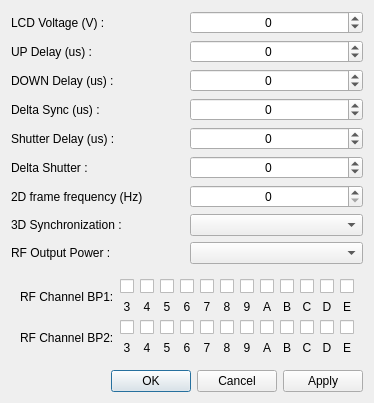
<?xml version="1.0" encoding="UTF-8"?>
<ui version="4.0">
 <class>Manager</class>
 <widget class="QDialog" name="Manager">
  <property name="windowModality">
   <enum>Qt::NonModal</enum>
  </property>
  <property name="geometry">
   <rect>
    <x>0</x>
    <y>0</y>
    <width>348</width>
    <height>390</height>
   </rect>
  </property>
  <property name="windowTitle">
   <string>Manager</string>
  </property>
  <layout class="QVBoxLayout" name="verticalLayout_4">
   <item>
    <layout class="QHBoxLayout" name="horizontalLayout">
     <item>
      <layout class="QVBoxLayout" name="verticalLayout_2">
       <item>
        <widget class="QLabel" name="label">
         <property name="maximumSize">
          <size>
           <width>16777215</width>
           <height>25</height>
          </size>
         </property>
         <property name="text">
          <string>LCD Voltage (V) :</string>
         </property>
        </widget>
       </item>
       <item>
        <widget class="QLabel" name="label_2">
         <property name="maximumSize">
          <size>
           <width>16777215</width>
           <height>25</height>
          </size>
         </property>
         <property name="text">
          <string>UP Delay (us) :</string>
         </property>
        </widget>
       </item>
       <item>
        <widget class="QLabel" name="label_3">
         <property name="maximumSize">
          <size>
           <width>16777215</width>
           <height>25</height>
          </size>
         </property>
         <property name="text">
          <string>DOWN Delay (us) :</string>
         </property>
        </widget>
       </item>
       <item>
        <widget class="QLabel" name="label_4">
         <property name="maximumSize">
          <size>
           <width>16777215</width>
           <height>25</height>
          </size>
         </property>
         <property name="text">
          <string>Delta Sync (us) :</string>
         </property>
        </widget>
       </item>
       <item>
        <widget class="QLabel" name="label_18">
         <property name="text">
          <string>Shutter Delay (us) :</string>
         </property>
        </widget>
       </item>
       <item>
        <widget class="QLabel" name="label_19">
         <property name="text">
          <string>Delta Shutter :</string>
         </property>
        </widget>
       </item>
       <item>
        <widget class="QLabel" name="label_21">
         <property name="text">
          <string>2D frame frequency (Hz)</string>
         </property>
        </widget>
       </item>
      </layout>
     </item>
     <item>
      <layout class="QVBoxLayout" name="verticalLayout">
       <item>
        <widget class="QSpinBox" name="Mng_LCDVolt_spinBox">
         <property name="alignment">
          <set>Qt::AlignCenter</set>
         </property>
         <property name="minimum">
          <number>-999999999</number>
         </property>
         <property name="maximum">
          <number>999999999</number>
         </property>
        </widget>
       </item>
       <item>
        <widget class="QSpinBox" name="Mng_UP_spinBox">
         <property name="alignment">
          <set>Qt::AlignCenter</set>
         </property>
         <property name="minimum">
          <number>-999999999</number>
         </property>
         <property name="maximum">
          <number>999999999</number>
         </property>
        </widget>
       </item>
       <item>
        <widget class="QSpinBox" name="Mng_DOWN_spinBox">
         <property name="alignment">
          <set>Qt::AlignCenter</set>
         </property>
         <property name="minimum">
          <number>-999999999</number>
         </property>
         <property name="maximum">
          <number>999999999</number>
         </property>
        </widget>
       </item>
       <item>
        <widget class="QSpinBox" name="Mng_Delta_spinBox">
         <property name="alignment">
          <set>Qt::AlignCenter</set>
         </property>
         <property name="minimum">
          <number>-999999999</number>
         </property>
         <property name="maximum">
          <number>999999999</number>
         </property>
        </widget>
       </item>
       <item>
        <widget class="QSpinBox" name="Mng_Shutter_Delay_spinBox">
         <property name="alignment">
          <set>Qt::AlignCenter</set>
         </property>
         <property name="minimum">
          <number>-999999999</number>
         </property>
         <property name="maximum">
          <number>999999999</number>
         </property>
        </widget>
       </item>
       <item>
        <widget class="QSpinBox" name="Mng_Delta_Shutter_spinBox">
         <property name="sizePolicy">
          <sizepolicy hsizetype="Minimum" vsizetype="Maximum">
           <horstretch>0</horstretch>
           <verstretch>0</verstretch>
          </sizepolicy>
         </property>
         <property name="maximumSize">
          <size>
           <width>16777215</width>
           <height>16777215</height>
          </size>
         </property>
         <property name="alignment">
          <set>Qt::AlignCenter</set>
         </property>
         <property name="minimum">
          <number>-999999999</number>
         </property>
         <property name="maximum">
          <number>999999999</number>
         </property>
        </widget>
       </item>
       <item>
        <widget class="QSpinBox" name="Mng_OffPeriod_spinBox">
         <property name="alignment">
          <set>Qt::AlignCenter</set>
         </property>
         <property name="minimum">
          <number>0</number>
         </property>
         <property name="maximum">
          <number>500</number>
         </property>
         <property name="value">
          <number>0</number>
         </property>
        </widget>
       </item>
      </layout>
     </item>
    </layout>
   </item>
   <item>
    <layout class="QHBoxLayout" name="horizontalLayout_2">
     <item>
      <widget class="QLabel" name="label_20">
       <property name="text">
        <string>3D Synchronization :</string>
       </property>
      </widget>
     </item>
     <item>
      <widget class="QComboBox" name="comboBox_LR"/>
     </item>
    </layout>
   </item>
   <item>
    <layout class="QHBoxLayout" name="horizontalLayout_5">
     <item>
      <widget class="QLabel" name="label_22">
       <property name="text">
        <string>RF Output Power :</string>
       </property>
      </widget>
     </item>
     <item>
      <widget class="QComboBox" name="comboBox_RFPower"/>
     </item>
    </layout>
   </item>
   <item>
    <widget class="QWidget" name="widgetChannel" native="true">
     <layout class="QVBoxLayout" name="verticalLayout_3">
      <item>
       <layout class="QHBoxLayout" name="horizontalLayout_3">
        <item>
         <widget class="QLabel" name="label_17">
          <property name="text">
           <string>RF Channel BP1:</string>
          </property>
         </widget>
        </item>
        <item>
         <layout class="QGridLayout" name="gridLayout">
          <item row="0" column="1">
           <widget class="QCheckBox" name="CBF2">
            <property name="maximumSize">
             <size>
              <width>15</width>
              <height>16777215</height>
             </size>
            </property>
            <property name="text">
             <string/>
            </property>
           </widget>
          </item>
          <item row="0" column="2">
           <widget class="QCheckBox" name="CBF3">
            <property name="maximumSize">
             <size>
              <width>15</width>
              <height>16777215</height>
             </size>
            </property>
            <property name="text">
             <string/>
            </property>
           </widget>
          </item>
          <item row="0" column="3">
           <widget class="QCheckBox" name="CBF4">
            <property name="maximumSize">
             <size>
              <width>15</width>
              <height>16777215</height>
             </size>
            </property>
            <property name="text">
             <string/>
            </property>
           </widget>
          </item>
          <item row="0" column="4">
           <widget class="QCheckBox" name="CBF5">
            <property name="maximumSize">
             <size>
              <width>15</width>
              <height>16777215</height>
             </size>
            </property>
            <property name="text">
             <string/>
            </property>
           </widget>
          </item>
          <item row="0" column="5">
           <widget class="QCheckBox" name="CBF6">
            <property name="maximumSize">
             <size>
              <width>15</width>
              <height>16777215</height>
             </size>
            </property>
            <property name="text">
             <string/>
            </property>
           </widget>
          </item>
          <item row="0" column="6">
           <widget class="QCheckBox" name="CBF7">
            <property name="maximumSize">
             <size>
              <width>15</width>
              <height>16777215</height>
             </size>
            </property>
            <property name="text">
             <string/>
            </property>
           </widget>
          </item>
          <item row="0" column="7">
           <widget class="QCheckBox" name="CBF8">
            <property name="maximumSize">
             <size>
              <width>15</width>
              <height>16777215</height>
             </size>
            </property>
            <property name="text">
             <string/>
            </property>
           </widget>
          </item>
          <item row="0" column="8">
           <widget class="QCheckBox" name="CBF9">
            <property name="maximumSize">
             <size>
              <width>15</width>
              <height>16777215</height>
             </size>
            </property>
            <property name="text">
             <string/>
            </property>
           </widget>
          </item>
          <item row="0" column="9">
           <widget class="QCheckBox" name="CBF10">
            <property name="maximumSize">
             <size>
              <width>15</width>
              <height>16777215</height>
             </size>
            </property>
            <property name="text">
             <string/>
            </property>
           </widget>
          </item>
          <item row="0" column="10">
           <widget class="QCheckBox" name="CBF11">
            <property name="maximumSize">
             <size>
              <width>15</width>
              <height>16777215</height>
             </size>
            </property>
            <property name="text">
             <string/>
            </property>
           </widget>
          </item>
          <item row="0" column="11">
           <widget class="QCheckBox" name="CBF12">
            <property name="maximumSize">
             <size>
              <width>15</width>
              <height>16777215</height>
             </size>
            </property>
            <property name="text">
             <string/>
            </property>
           </widget>
          </item>
          <item row="1" column="0">
           <widget class="QLabel" name="label_5">
            <property name="maximumSize">
             <size>
              <width>15</width>
              <height>15</height>
             </size>
            </property>
            <property name="text">
             <string>3</string>
            </property>
            <property name="alignment">
             <set>Qt::AlignCenter</set>
            </property>
           </widget>
          </item>
          <item row="1" column="1">
           <widget class="QLabel" name="label_6">
            <property name="maximumSize">
             <size>
              <width>15</width>
              <height>15</height>
             </size>
            </property>
            <property name="text">
             <string>4</string>
            </property>
            <property name="alignment">
             <set>Qt::AlignCenter</set>
            </property>
           </widget>
          </item>
          <item row="1" column="2">
           <widget class="QLabel" name="label_7">
            <property name="maximumSize">
             <size>
              <width>15</width>
              <height>15</height>
             </size>
            </property>
            <property name="text">
             <string>5</string>
            </property>
            <property name="alignment">
             <set>Qt::AlignCenter</set>
            </property>
           </widget>
          </item>
          <item row="1" column="3">
           <widget class="QLabel" name="label_10">
            <property name="maximumSize">
             <size>
              <width>15</width>
              <height>15</height>
             </size>
            </property>
            <property name="text">
             <string>6</string>
            </property>
            <property name="alignment">
             <set>Qt::AlignCenter</set>
            </property>
           </widget>
          </item>
          <item row="1" column="4">
           <widget class="QLabel" name="label_9">
            <property name="maximumSize">
             <size>
              <width>15</width>
              <height>15</height>
             </size>
            </property>
            <property name="text">
             <string>7</string>
            </property>
            <property name="alignment">
             <set>Qt::AlignCenter</set>
            </property>
           </widget>
          </item>
          <item row="1" column="5">
           <widget class="QLabel" name="label_8">
            <property name="maximumSize">
             <size>
              <width>15</width>
              <height>15</height>
             </size>
            </property>
            <property name="text">
             <string>8</string>
            </property>
            <property name="alignment">
             <set>Qt::AlignCenter</set>
            </property>
           </widget>
          </item>
          <item row="1" column="6">
           <widget class="QLabel" name="label_13">
            <property name="maximumSize">
             <size>
              <width>15</width>
              <height>15</height>
             </size>
            </property>
            <property name="text">
             <string>9</string>
            </property>
            <property name="alignment">
             <set>Qt::AlignCenter</set>
            </property>
           </widget>
          </item>
          <item row="1" column="7">
           <widget class="QLabel" name="label_12">
            <property name="maximumSize">
             <size>
              <width>15</width>
              <height>15</height>
             </size>
            </property>
            <property name="text">
             <string>A</string>
            </property>
            <property name="alignment">
             <set>Qt::AlignCenter</set>
            </property>
           </widget>
          </item>
          <item row="1" column="8">
           <widget class="QLabel" name="label_11">
            <property name="maximumSize">
             <size>
              <width>15</width>
              <height>15</height>
             </size>
            </property>
            <property name="text">
             <string>B</string>
            </property>
            <property name="alignment">
             <set>Qt::AlignCenter</set>
            </property>
           </widget>
          </item>
          <item row="1" column="9">
           <widget class="QLabel" name="label_16">
            <property name="maximumSize">
             <size>
              <width>15</width>
              <height>15</height>
             </size>
            </property>
            <property name="text">
             <string>C</string>
            </property>
            <property name="alignment">
             <set>Qt::AlignCenter</set>
            </property>
           </widget>
          </item>
          <item row="1" column="10">
           <widget class="QLabel" name="label_15">
            <property name="maximumSize">
             <size>
              <width>15</width>
              <height>15</height>
             </size>
            </property>
            <property name="text">
             <string>D</string>
            </property>
            <property name="alignment">
             <set>Qt::AlignCenter</set>
            </property>
           </widget>
          </item>
          <item row="1" column="11">
           <widget class="QLabel" name="label_14">
            <property name="maximumSize">
             <size>
              <width>15</width>
              <height>15</height>
             </size>
            </property>
            <property name="text">
             <string>E</string>
            </property>
            <property name="alignment">
             <set>Qt::AlignCenter</set>
            </property>
           </widget>
          </item>
          <item row="0" column="0">
           <widget class="QCheckBox" name="CBF1">
            <property name="maximumSize">
             <size>
              <width>15</width>
              <height>16777215</height>
             </size>
            </property>
            <property name="text">
             <string/>
            </property>
           </widget>
          </item>
         </layout>
        </item>
       </layout>
      </item>
      <item>
       <layout class="QHBoxLayout" name="horizontalLayout_4">
        <item>
         <widget class="QLabel" name="label_46">
          <property name="text">
           <string>RF Channel BP2:</string>
          </property>
         </widget>
        </item>
        <item>
         <layout class="QGridLayout" name="gridLayout_4">
          <item row="0" column="1">
           <widget class="QCheckBox" name="CBF2_4">
            <property name="maximumSize">
             <size>
              <width>15</width>
              <height>16777215</height>
             </size>
            </property>
            <property name="text">
             <string/>
            </property>
           </widget>
          </item>
          <item row="0" column="2">
           <widget class="QCheckBox" name="CBF3_4">
            <property name="maximumSize">
             <size>
              <width>15</width>
              <height>16777215</height>
             </size>
            </property>
            <property name="text">
             <string/>
            </property>
           </widget>
          </item>
          <item row="0" column="3">
           <widget class="QCheckBox" name="CBF4_4">
            <property name="maximumSize">
             <size>
              <width>15</width>
              <height>16777215</height>
             </size>
            </property>
            <property name="text">
             <string/>
            </property>
           </widget>
          </item>
          <item row="0" column="4">
           <widget class="QCheckBox" name="CBF5_4">
            <property name="maximumSize">
             <size>
              <width>15</width>
              <height>16777215</height>
             </size>
            </property>
            <property name="text">
             <string/>
            </property>
           </widget>
          </item>
          <item row="0" column="5">
           <widget class="QCheckBox" name="CBF6_4">
            <property name="maximumSize">
             <size>
              <width>15</width>
              <height>16777215</height>
             </size>
            </property>
            <property name="text">
             <string/>
            </property>
           </widget>
          </item>
          <item row="0" column="6">
           <widget class="QCheckBox" name="CBF7_4">
            <property name="maximumSize">
             <size>
              <width>15</width>
              <height>16777215</height>
             </size>
            </property>
            <property name="text">
             <string/>
            </property>
           </widget>
          </item>
          <item row="0" column="7">
           <widget class="QCheckBox" name="CBF8_4">
            <property name="maximumSize">
             <size>
              <width>15</width>
              <height>16777215</height>
             </size>
            </property>
            <property name="text">
             <string/>
            </property>
           </widget>
          </item>
          <item row="0" column="8">
           <widget class="QCheckBox" name="CBF9_4">
            <property name="maximumSize">
             <size>
              <width>15</width>
              <height>16777215</height>
             </size>
            </property>
            <property name="text">
             <string/>
            </property>
           </widget>
          </item>
          <item row="0" column="9">
           <widget class="QCheckBox" name="CBF10_4">
            <property name="maximumSize">
             <size>
              <width>15</width>
              <height>16777215</height>
             </size>
            </property>
            <property name="text">
             <string/>
            </property>
           </widget>
          </item>
          <item row="0" column="10">
           <widget class="QCheckBox" name="CBF11_4">
            <property name="maximumSize">
             <size>
              <width>15</width>
              <height>16777215</height>
             </size>
            </property>
            <property name="text">
             <string/>
            </property>
           </widget>
          </item>
          <item row="0" column="11">
           <widget class="QCheckBox" name="CBF12_4">
            <property name="maximumSize">
             <size>
              <width>15</width>
              <height>16777215</height>
             </size>
            </property>
            <property name="text">
             <string/>
            </property>
           </widget>
          </item>
          <item row="1" column="0">
           <widget class="QLabel" name="label_47">
            <property name="maximumSize">
             <size>
              <width>15</width>
              <height>15</height>
             </size>
            </property>
            <property name="text">
             <string>3</string>
            </property>
            <property name="alignment">
             <set>Qt::AlignCenter</set>
            </property>
           </widget>
          </item>
          <item row="1" column="1">
           <widget class="QLabel" name="label_48">
            <property name="maximumSize">
             <size>
              <width>15</width>
              <height>15</height>
             </size>
            </property>
            <property name="text">
             <string>4</string>
            </property>
            <property name="alignment">
             <set>Qt::AlignCenter</set>
            </property>
           </widget>
          </item>
          <item row="1" column="2">
           <widget class="QLabel" name="label_49">
            <property name="maximumSize">
             <size>
              <width>15</width>
              <height>15</height>
             </size>
            </property>
            <property name="text">
             <string>5</string>
            </property>
            <property name="alignment">
             <set>Qt::AlignCenter</set>
            </property>
           </widget>
          </item>
          <item row="1" column="3">
           <widget class="QLabel" name="label_50">
            <property name="maximumSize">
             <size>
              <width>15</width>
              <height>15</height>
             </size>
            </property>
            <property name="text">
             <string>6</string>
            </property>
            <property name="alignment">
             <set>Qt::AlignCenter</set>
            </property>
           </widget>
          </item>
          <item row="1" column="4">
           <widget class="QLabel" name="label_51">
            <property name="maximumSize">
             <size>
              <width>15</width>
              <height>15</height>
             </size>
            </property>
            <property name="text">
             <string>7</string>
            </property>
            <property name="alignment">
             <set>Qt::AlignCenter</set>
            </property>
           </widget>
          </item>
          <item row="1" column="5">
           <widget class="QLabel" name="label_52">
            <property name="maximumSize">
             <size>
              <width>15</width>
              <height>15</height>
             </size>
            </property>
            <property name="text">
             <string>8</string>
            </property>
            <property name="alignment">
             <set>Qt::AlignCenter</set>
            </property>
           </widget>
          </item>
          <item row="1" column="6">
           <widget class="QLabel" name="label_53">
            <property name="maximumSize">
             <size>
              <width>15</width>
              <height>15</height>
             </size>
            </property>
            <property name="text">
             <string>9</string>
            </property>
            <property name="alignment">
             <set>Qt::AlignCenter</set>
            </property>
           </widget>
          </item>
          <item row="1" column="7">
           <widget class="QLabel" name="label_54">
            <property name="maximumSize">
             <size>
              <width>15</width>
              <height>15</height>
             </size>
            </property>
            <property name="text">
             <string>A</string>
            </property>
            <property name="alignment">
             <set>Qt::AlignCenter</set>
            </property>
           </widget>
          </item>
          <item row="1" column="8">
           <widget class="QLabel" name="label_55">
            <property name="maximumSize">
             <size>
              <width>15</width>
              <height>15</height>
             </size>
            </property>
            <property name="text">
             <string>B</string>
            </property>
            <property name="alignment">
             <set>Qt::AlignCenter</set>
            </property>
           </widget>
          </item>
          <item row="1" column="9">
           <widget class="QLabel" name="label_56">
            <property name="maximumSize">
             <size>
              <width>15</width>
              <height>15</height>
             </size>
            </property>
            <property name="text">
             <string>C</string>
            </property>
            <property name="alignment">
             <set>Qt::AlignCenter</set>
            </property>
           </widget>
          </item>
          <item row="1" column="10">
           <widget class="QLabel" name="label_57">
            <property name="maximumSize">
             <size>
              <width>15</width>
              <height>15</height>
             </size>
            </property>
            <property name="text">
             <string>D</string>
            </property>
            <property name="alignment">
             <set>Qt::AlignCenter</set>
            </property>
           </widget>
          </item>
          <item row="1" column="11">
           <widget class="QLabel" name="label_58">
            <property name="maximumSize">
             <size>
              <width>15</width>
              <height>15</height>
             </size>
            </property>
            <property name="text">
             <string>E</string>
            </property>
            <property name="alignment">
             <set>Qt::AlignCenter</set>
            </property>
           </widget>
          </item>
          <item row="0" column="0">
           <widget class="QCheckBox" name="CBF1_4">
            <property name="maximumSize">
             <size>
              <width>15</width>
              <height>16777215</height>
             </size>
            </property>
            <property name="text">
             <string/>
            </property>
           </widget>
          </item>
         </layout>
        </item>
       </layout>
      </item>
     </layout>
    </widget>
   </item>
   <item>
    <spacer name="verticalSpacer">
     <property name="orientation">
      <enum>Qt::Vertical</enum>
     </property>
     <property name="sizeHint" stdset="0">
      <size>
       <width>20</width>
       <height>40</height>
      </size>
     </property>
    </spacer>
   </item>
   <item>
    <widget class="QDialogButtonBox" name="buttonBox">
     <property name="orientation">
      <enum>Qt::Horizontal</enum>
     </property>
     <property name="standardButtons">
      <set>QDialogButtonBox::Apply|QDialogButtonBox::Cancel|QDialogButtonBox::Ok</set>
     </property>
    </widget>
   </item>
  </layout>
  <zorder>buttonBox</zorder>
  <zorder>widgetChannel</zorder>
  <zorder></zorder>
  <zorder>verticalSpacer</zorder>
  <zorder></zorder>
 </widget>
 <resources/>
 <connections>
  <connection>
   <sender>buttonBox</sender>
   <signal>accepted()</signal>
   <receiver>Manager</receiver>
   <slot>accept()</slot>
   <hints>
    <hint type="sourcelabel">
     <x>245</x>
     <y>203</y>
    </hint>
    <hint type="destinationlabel">
     <x>157</x>
     <y>274</y>
    </hint>
   </hints>
  </connection>
  <connection>
   <sender>buttonBox</sender>
   <signal>rejected()</signal>
   <receiver>Manager</receiver>
   <slot>reject()</slot>
   <hints>
    <hint type="sourcelabel">
     <x>245</x>
     <y>203</y>
    </hint>
    <hint type="destinationlabel">
     <x>286</x>
     <y>274</y>
    </hint>
   </hints>
  </connection>
 </connections>
</ui>
